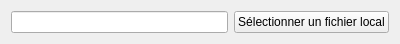
<?xml version="1.0" encoding="UTF-8"?>
<ui version="4.0">
 <class>ImageEdit</class>
 <widget class="QWidget" name="ImageEdit">
  <property name="geometry">
   <rect>
    <x>0</x>
    <y>0</y>
    <width>400</width>
    <height>41</height>
   </rect>
  </property>
  <property name="windowTitle">
   <string>Form</string>
  </property>
  <layout class="QHBoxLayout" name="horizontalLayout">
   <item>
    <widget class="QLineEdit" name="lineEdit"/>
   </item>
   <item>
    <widget class="QPushButton" name="pushButton">
     <property name="text">
      <string>Sélectionner un fichier local</string>
     </property>
    </widget>
   </item>
  </layout>
 </widget>
 <resources/>
 <connections/>
</ui>
